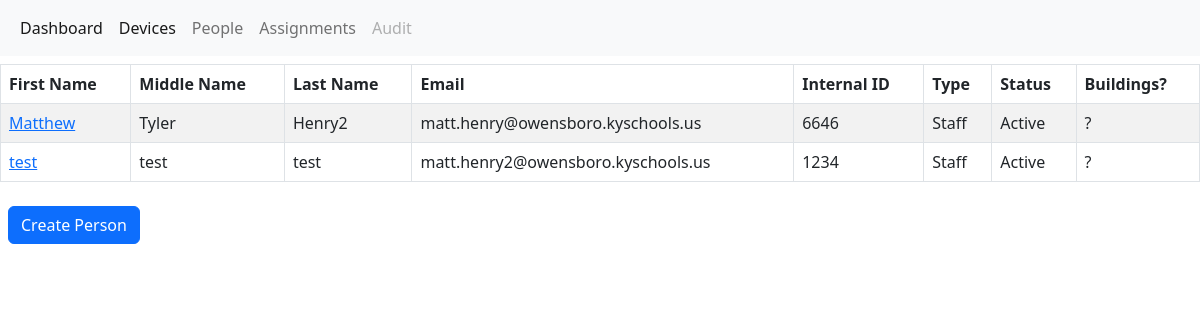
The page /people/ on the database its author committed.
### people/models.py (models this page shows, shortened)
class Person(models.Model):
    first_name = models.CharField(max_length=255)
    middle_name = models.CharField(max_length=255)
    last_name = models.CharField(max_length=255)
    email = models.EmailField(unique=True)
    internal_id = models.CharField(max_length=255, unique=True)
    type = models.ForeignKey("PersonType", on_delete=models.PROTECT)
    status = models.ForeignKey("PersonStatus", on_delete=models.PROTECT)
    buildings = models.ManyToManyField(Building)
    rooms = models.ManyToManyField(Room)

class PersonType(models.Model):
    name = models.CharField(max_length=255)
    def __str__(self):
        return f"{self.name}"

class PersonStatus(models.Model):
    name = models.CharField(max_length=255)
    class Meta:
        verbose_name_plural = "Person statuses"
    def __str__(self):
        return f"{self.name}"

### people/views.py (the view)
# urls.py: path('', PersonListView.as_view(), name='index'),
class PersonListView(ListView):
    model = Person

### people/templates/people/person_list.html (shortened to what this page needs)
{% extends "dashboard/dashboard.html" %}
{% block head %}
{% include "datatables.html"%}
{% endblock head %}
{% block content %}
{% if person_list %}
    <table id="person_list" class="table table-striped table-bordered">
        <thead>
            <tr>
                <th>First Name</th>
                <th>Middle Name</th>
                <th>Last Name</th>
                <th>Email</th>
                <th>Internal ID</th>
                <th>Type</th>
                <th>Status</th>
                <th>Buildings?</th>
            </tr>
        </thead>
        <tbody>
{% for person in person_list %}
            <tr>
                <td>
                    <a href="/people/{{ person.id }}/">{{ person.first_name }}</a>
                </td>
                <td>
                    {{ person.middle_name }}
                </td>
                <td>
                    {{ person.last_name }}
                </td>
                <td>
                    {{ person.email }}
                </td>
                <td>
                    {{ person.internal_id }}
                </td>
                <td>
                    {{ person.type }}
                </td>
                <td>
                    {{ person.status }}
                </td>
                <td>
                    ?
                </td>
            </tr>
{% endfor %}
        </tbody>
    </table>
{% else %}
<p>No people are available.</p>
{% endif %}
<a class="btn btn-primary m-2" role="button" href="{% url 'people:new' %}">Create Person</a>
{% endblock content %}

### rows shown on the page
Person: first_name "Matthew", middle_name "Tyler", last_name "Henry2", email "matt.henry@owensboro.kyschools.us", internal_id "6646", type "Staff", status "Active"
Person: first_name "test", middle_name "test", last_name "test", email "matt.henry2@owensboro.kyschools.us", internal_id "1234", type "Staff", status "Active"
